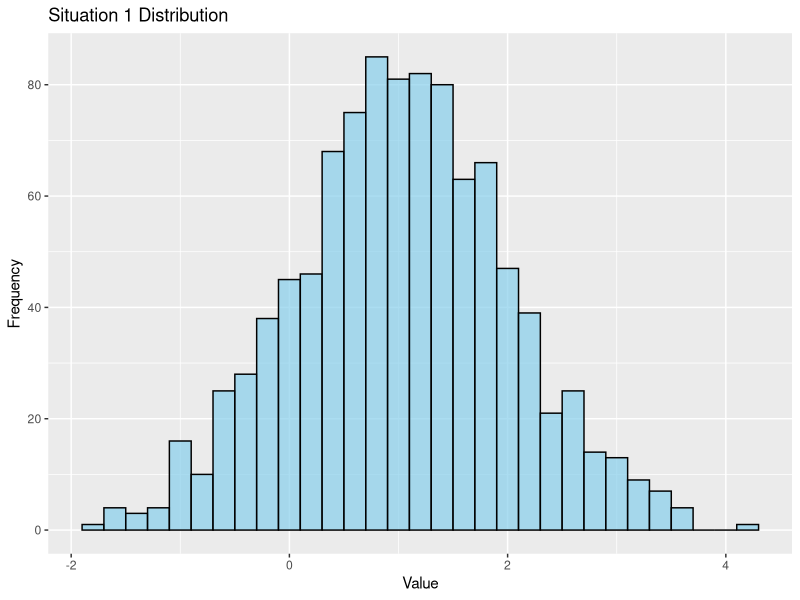
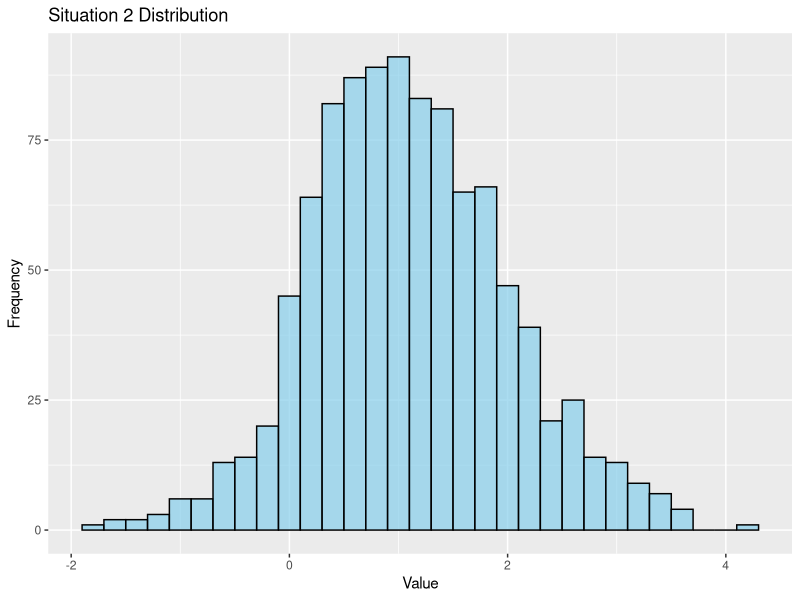
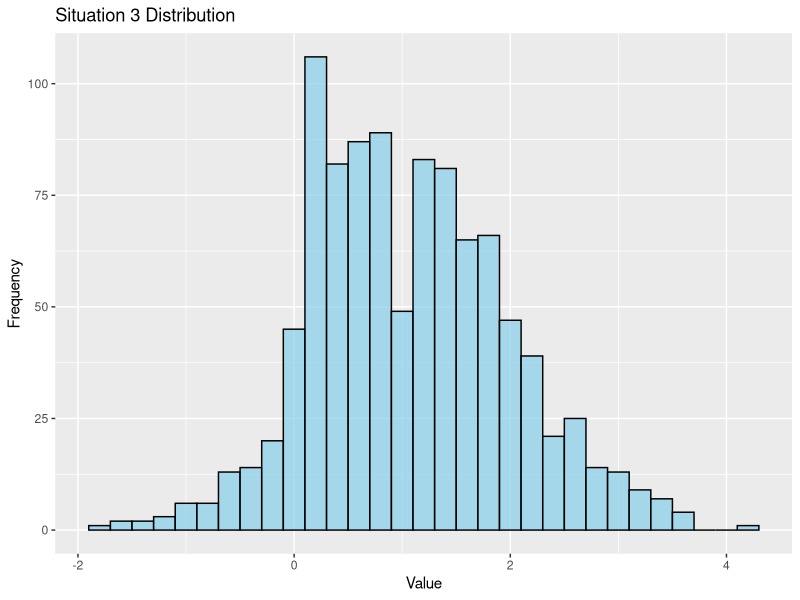
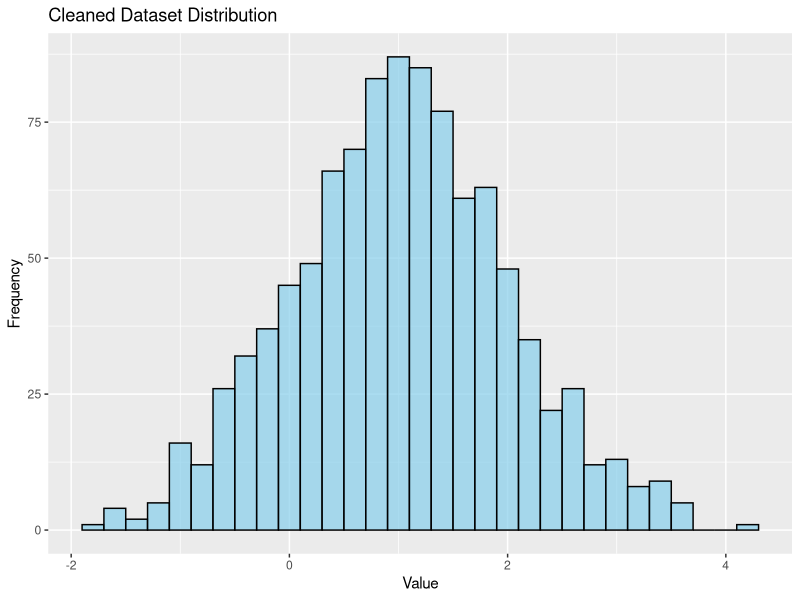

These figures' R source, in order:
## ---- chunk 1
#| echo: false
#| eval: true
#| label: tbl-table1
#| tbl-cap: Summary Statistics of Data
#| warning: false

library(ggplot2)
# Set seed for reproducibility
set.seed(123)

# Simulate the true data generating process
true_data <- rnorm(1000, mean = 1, sd = 1)
# Summary statistics
summary_stats <- round(summary(true_data), 2)
print(summary_stats)
## ---- chunk 2
#| echo: false
#| eval: true
#| warning: false
#| label: fig-1
#| fig-cap: Situation 1 Distribution

library(ggplot2)
# Introduce error in the instrument memory
error_data <- true_data
error_data[901:1000] <- true_data[1:100]
ggplot(data = data.frame(value = error_data), aes(x = value)) +
  geom_histogram(binwidth = 0.2, color = "black", fill = "skyblue", alpha = 0.7) +
  labs(title = "Situation 1 Distribution",
       x = "Value",
       y = "Frequency")

## ---- chunk 3
#| echo: false
#| eval: true
#| warning: false
#| label: fig-2
#| fig-cap: Situation 2 Distribution
# Identify negative values in the dataset
neg_indices <- which(error_data < 0)

# Randomly select half of the negative values to change to positive
neg_to_pos_indices <- sample(neg_indices, length(neg_indices) / 2)

# Change selected negative values to positive
error_data[neg_to_pos_indices] <- abs(error_data[neg_to_pos_indices])

ggplot(data = data.frame(value = error_data), aes(x = value)) +
  geom_histogram(binwidth = 0.2, color = "black", fill = "skyblue", alpha = 0.7) +
  labs(title = "Situation 2 Distribution",
       x = "Value",
       y = "Frequency")

## ---- chunk 4
#| echo: false
#| eval: true
#| warning: false
#| label: fig-3
#| fig-cap: Situation 3 Distribution
# Introduce error by changing the decimal place on values between 1 and 1.1
error_data[which(error_data >= 1 & error_data <= 1.1)] <- error_data[which(error_data >= 1 & error_data <= 1.1)] / 10
ggplot(data = data.frame(value = error_data), aes(x = value)) +
  geom_histogram(binwidth = 0.2, color = "black", fill = "skyblue", alpha = 0.7) +
  labs(title = "Situation 3 Distribution",
       x = "Value",
       y = "Frequency")

## ---- chunk 5
#| echo: false
#| eval: true
#| warning: false
#| label: fig-4
#| fig-cap: Situation 4-Cleaned Dataset Distribution
# Cleaned dataset obtained after the inadvertent modifications
cleaned_data <- true_data


# Plotting the original true data generating process
ggplot(data = data.frame(value = true_data), aes(x = value)) +
  geom_histogram(binwidth = 0.2, color = "black", fill = "skyblue", alpha = 0.7) +
  labs(title = "Cleaned Dataset Distribution",
       x = "Value",
       y = "Frequency")

